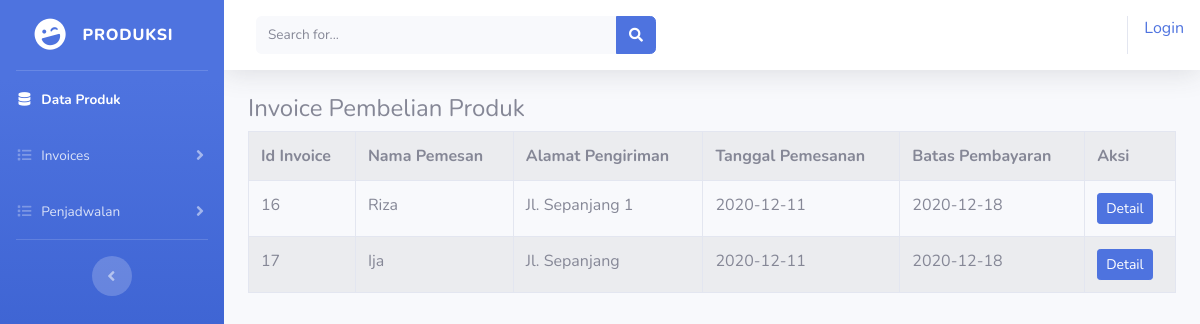
The page /index.php/dashboard_prd/pembelian on the database its author committed.
### tables this page shows
CREATE TABLE `tb_pembelian` (
  `id` int(11) NOT NULL,
  `nama` varchar(25) NOT NULL,
  `alamat` varchar(50) NOT NULL,
  `id_produk` int(11) NOT NULL,
  `nama_prdk` varchar(50) NOT NULL,
  `jumlah` int(3) NOT NULL,
  `harga` int(10) NOT NULL,
  `pilihan` text NOT NULL,
  `tgl_pesan` date NOT NULL,
  `batas_bayar` date NOT NULL
);

### application/controllers/dashboard_prd.php (called while the page is built, shortened)
<?php
class Dashboard_prd extends CI_Controller{
    public function __construct(){
        $this->load->model('model_produk');
        $this->load->model('model_invoice');
        $this->load->helper('url');
    }
    public function pembelian(){
        $data['invoice'] = $this->model_invoice->tampil_data();
        $this->load->view('header');
        $this->load->view('sidebar/sidebar_prd');
        $this->load->view('produksi/pembelian_prd', $data);
        $this->load->view('footer');
    }
}

### index.php (called while the page is built, shortened)
<?php
require_once BASEPATH.'core/CodeIgniter.php';

### application/models/model_invoice.php (called while the page is built, shortened)
<?php
class Model_invoice extends CI_Model{
    public function tampil_data(){
        $result = $this->db->get('tb_pembelian');
        if($result->num_rows() > 0){
            return $result->result();
        }else{
            return false;
        }
    }
}

### application/views/produksi/pembelian_prd.php (the view)
<div class="container-fluid">
    <h4>Invoice Pembelian Produk</h4>
    <table class="table table-bordered table-hover table-striped">
        <tr>
            <th>Id Invoice</th>
            <th>Nama Pemesan</th>
            <th>Alamat Pengiriman</th>
            <th>Tanggal Pemesanan</th>
            <th>Batas Pembayaran</th>
            <th>Aksi</th>
        </tr>
        <?php foreach($invoice as $inv): ?>
        <tr>
            <td><?php echo $inv->id ?></td>
            <td><?php echo $inv->nama ?></td>
            <td><?php echo $inv->alamat ?></td>
            <td><?php echo $inv->tgl_pesan ?></td>
            <td><?php echo $inv->batas_bayar ?></td>
            <td><?php echo anchor('dashboard_prd/detail/'.$inv->id, '<div class="btn btn-sm btn-primary">Detail</div>') ?></td>
        </tr>
        <?php endforeach; ?>
    </table>
</div>

### rows shown on the page
tb_pembelian: id "16", nama "Riza", alamat "Jl. Sepanjang 1", tgl_pesan "2020-12-11", batas_bayar "2020-12-18", id "Detail"
tb_pembelian: id "17", nama "Ija", alamat "Jl. Sepanjang", tgl_pesan "2020-12-11", batas_bayar "2020-12-18", id "Detail"

### other values the page prints
anchor('auth/login','Login') "Login"
